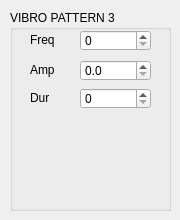
        <widget class="QWidget" name="VibroChan3Tab">
         <attribute name="title">
          <string>3</string>
         </attribute>
         <widget class="QGroupBox" name="VibroGroup_3">
          <property name="geometry">
           <rect>
            <x>10</x>
            <y>10</y>
            <width>161</width>
            <height>201</height>
           </rect>
          </property>
          <property name="title">
           <string>VIBRO PATTERN 3</string>
          </property>
          <widget class="QSpinBox" name="VibroFreq_3">
           <property name="geometry">
            <rect>
             <x>70</x>
             <y>20</y>
             <width>71</width>
             <height>21</height>
            </rect>
           </property>
           <property name="maximum">
            <number>999999</number>
           </property>
          </widget>
          <widget class="QLabel" name="VibroLevelFreq_3">
           <property name="geometry">
            <rect>
             <x>20</x>
             <y>22</y>
             <width>31</width>
             <height>16</height>
            </rect>
           </property>
           <property name="text">
            <string>Freq</string>
           </property>
          </widget>
          <widget class="QDoubleSpinBox" name="VibroAmp_3">
           <property name="geometry">
            <rect>
             <x>70</x>
             <y>50</y>
             <width>71</width>
             <height>21</height>
            </rect>
           </property>
           <property name="decimals">
            <number>1</number>
           </property>
          </widget>
          <widget class="QLabel" name="VibroAmpLabel_3">
           <property name="geometry">
            <rect>
             <x>20</x>
             <y>52</y>
             <width>31</width>
             <height>16</height>
            </rect>
           </property>
           <property name="text">
            <string>Amp</string>
           </property>
          </widget>
          <widget class="QSpinBox" name="VibroDur_3">
           <property name="geometry">
            <rect>
             <x>70</x>
             <y>78</y>
             <width>71</width>
             <height>21</height>
            </rect>
           </property>
           <property name="maximum">
            <number>999999</number>
           </property>
          </widget>
          <widget class="QLabel" name="VibroDurLabel_3">
           <property name="geometry">
            <rect>
             <x>20</x>
             <y>80</y>
             <width>31</width>
             <height>16</height>
            </rect>
           </property>
           <property name="text">
            <string>Dur</string>
           </property>
          </widget>
         </widget>
        </widget>
